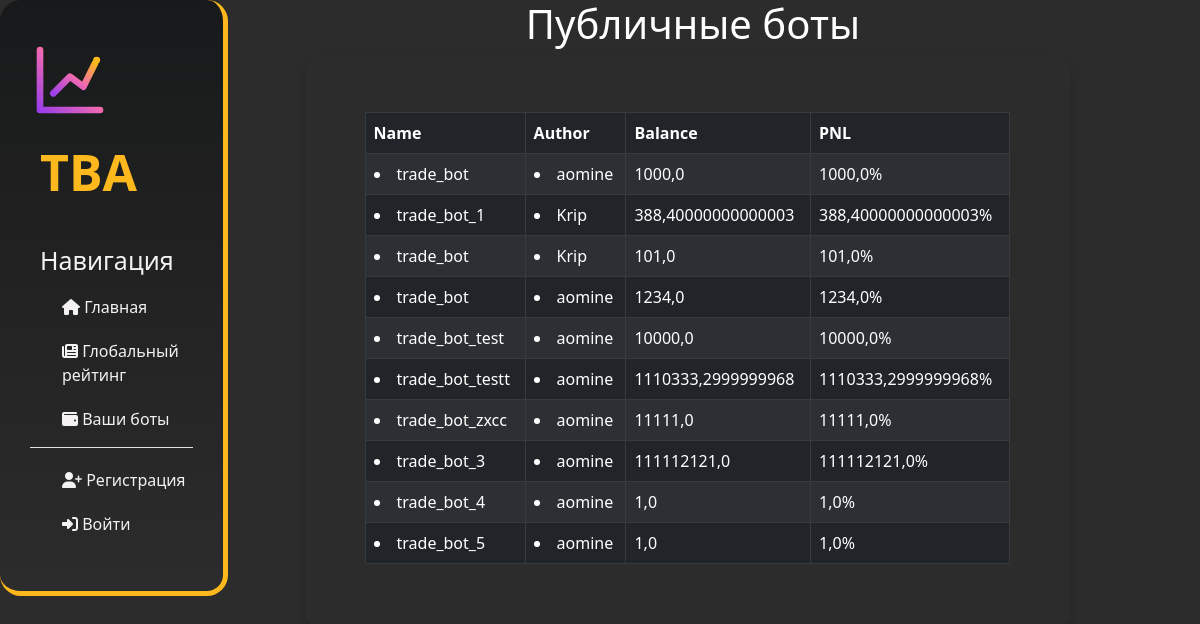
Before: /bot/ranking/ with the older database file.
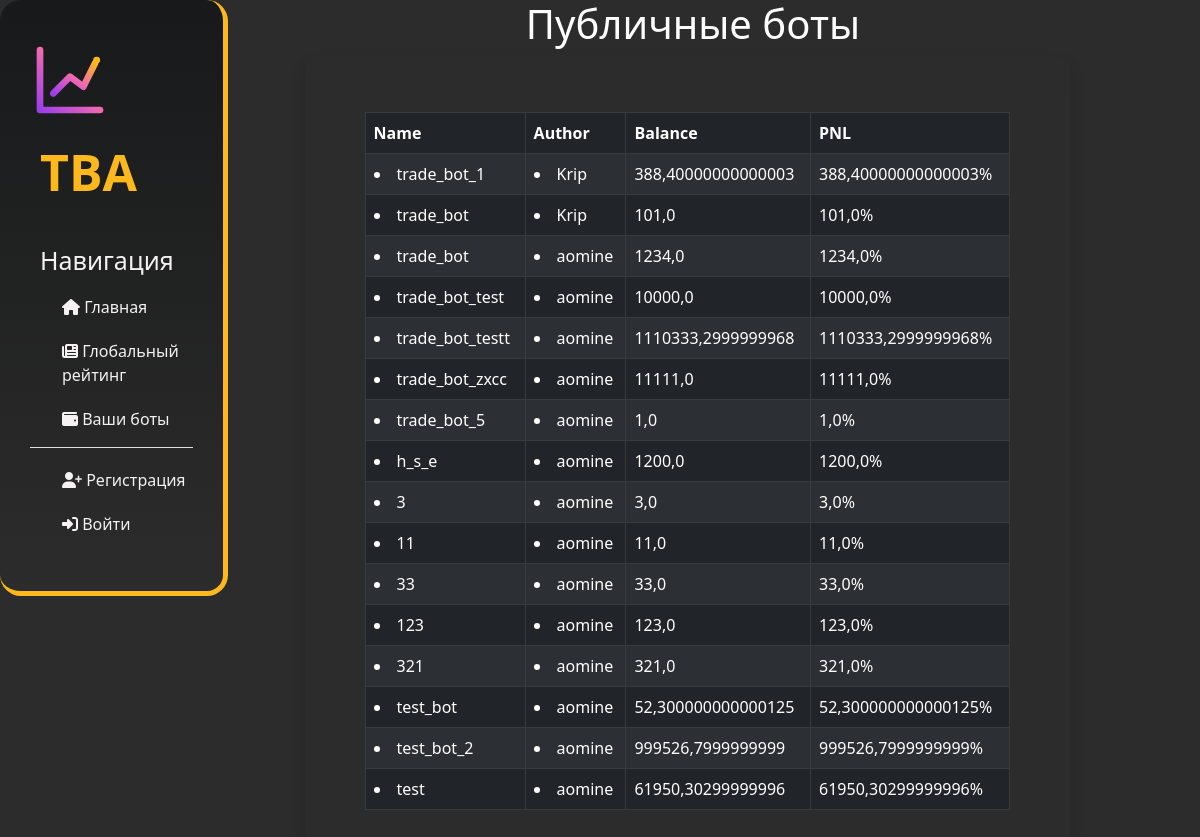
After: the same page with the newer database file.
### bot/models.py (models this page shows, shortened)
class Bot(models.Model):
    user_id = models.IntegerField()
    bot_name = models.CharField(max_length=255, default='trade_bot')
    token = models.CharField(max_length=255, default='key')
    is_public = models.BooleanField(default=True)
    balance = models.FloatField()
    base_balance = models.FloatField()
    amount_BNBBUSD = models.IntegerField(default=0)
    amount_BTCBUSD = models.IntegerField(default=0)
    amount_ETHBUSD = models.IntegerField(default=0)
    amount_LTCBUSD = models.IntegerField(default=0)
    amount_TRXBUSD = models.IntegerField(default=0)
    amount_XRPBUSD = models.IntegerField(default=0)

### bot_ui/views.py (the view)
# urls.py: path('ranking/', AllBotListView.as_view(), name='ranking'),
class AllBotListView(ListView):
    model = Bot
    template_name = 'ranking.html'
    context_object_name = 'bots'
    def get_queryset(self):
        bots = Bot.objects.filter(is_public=True)
        for bot in bots:
            user = User.objects.get(id=bot.user_id)
            bot.user_name = user.username
        return bots

### templates/ranking.html (shortened to what this page needs)
{% extends 'layout.html' %}
{% load static %}
{% load django_template_maths %}
{% block content %}
    <div class="col-14 container">
        <h1 class="text-center text-white">
        </h1>
        <div class="container">
            <div class="row mt-10">
                <div class="shadow col-lg-10 p-5 text-white rounded-4 mx-auto">
                    <link rel="stylesheet" href="https://cdn.datatables.net/1.10.22/css/dataTables.bootstrap4.min.css">
                    </head>
                    <div class="container" style="width:100%" ;>
                        {% if bots %}
                            <table id="example" class="table table-striped
            table-bordered table-dark"
                                   style="width:100%; color:white;">
                                <thead>
                                <tr>
                                    <th scope="col">Name</th>
                                    <th scope="col">Author</th>
                                    <th scope="col">Balance</th>
                                    <th scope="col">PNL</th>
                                </tr>
                                </thead>
                                <tbody>
                                {% for bots_i in bots %}
                                    <tr>
                                        <td>
                                            <li>{{ bots_i.bot_name }}</li>
                                        </td>
                                        <td>
                                        <a class="nav-link" href="{% url 'profile' bots_i.user_id %}">
                                            <li>{{ bots_i.user_name }}</li>
                                        </a>
                                        </td>
                                        <td>{{ bots_i.balance|add_decimal:2 }}</td>
                                        <td>{{ bots_i.balance|percent_of_number:bots_i.base_balance|add_decimal:2|sub:100 }}%</td>
                                    </tr>
                                {% endfor %}
                                </tbody>
                            </table>
                        {% else %}
                            <h4 class="text-white text-center my-5"> Пока нет публичных ботов :c </h4>
                        {% endif %}
                    </div>
                </div>
            </div>
        </div>
    </div>
{% endblock content %}

### templates/layout.html (shortened to what this page needs)
{% load static %}
<!doctype html>
<html lang="ru">
<head>
    <link rel="stylesheet" href="https://cdn.jsdelivr.net/npm/bootstrap@5.2.3/dist/css/bootstrap.min.css"
>
    <link rel="stylesheet" href="{% static '/main/css/main.css' %}">
    <link rel="stylesheet" href="https://use.fontawesome.com/releases/v6.2.1/css/all.css">
</head>
<body>
<aside>
    <a href="{% url 'home' %}" style="text-decoration: none;">
        <img src="{% static '/main/img/chart-line-alt-1-svgrepo-com.svg' %}" alt="лого" height="100" width="100"/>
        <span class="logo">TBA</span>
    </a>
    <h3>Навигация</h3>
    <ul>
        <a href="{% url 'home' %}">
            <li><i class="fa-solid fa-house"></i> Главная</li>
        </a>
        <a href="{% url 'ranking' %}">
            <li><i class="fa-solid fa-newspaper"></i> Глобальный рейтинг</li>
        </a>
        <a href="{% url 'bots_list' %}">
            <li><i class="fa-solid fa-wallet"></i> Ваши боты</li>
        </a>
    </ul>
    <div>
        <ul>
            {% if request.user.is_authenticated %}
                <a class="nav-link" href="{% url 'userprofile' request.user.id %}">
                    <li><i class="fa-sharp fa-solid fa-user"></i> Профиль</li>
                </a>
                <a href="{% url 'logout' %}">
                    <li><i class="fa-solid fa-arrow-right-from-bracket"></i> Выйти</li>
                </a>
            {% else %}
                <a class="nav-link" href="{% url 'signup' %}">
                    <li><i class="fa-solid fa-user-plus"></i> Регистрация</li>
                </a>
                <a href="{% url 'login' %}">
                    <li><i class="fa-solid fa-right-to-bracket"></i> Войти</li>
                </a>
            {% endif %}
        </ul>
    </div>
</aside>
<main>
    {% block content %}
    {% endblock %}
</main>
</body>
</html>

### static/main/css/main.css (style rules this page uses)
body { background: #2c2c2c; }
aside { float: left; width: 19%; padding: 2.5%; height: 100%; color: #f3f1f1; border-right: 5px solid #fdb81e; border-bottom: 5px solid #fdb81e; background: linear-gradient(#18191a, #2c2c2c); backdrop-filter: blur(20px); -webkit-backdrop-filter: blur(20px); border-radius: 21px; }
aside img { width: 80px; float: left; }
aside .logo { color: #fdb81e; font-size: 50px; margin-left: 10px; font-weight: bold; position: relative; top: 5px; }
aside h3 { color: #f3f1f1; margin-top: 40px; font-size: 25px; margin-left: 10px; }
aside ul { list-style: none; }
aside ul li { color: #f3f1f1; display: block; margin-top: 20px; transition: transform .6s ease; }
aside ul a { text-decoration: none; }
aside div { border-top: 1px solid #e0e0e0; margin-bottom: 25px; float: end; }

Changed rows visible on the page:
removed Bot: bot_name "trade_bot", user_name "aomine", balance|add_decimal "1000,0", balance|percent_of_number "1000,0"
removed Bot: bot_name "trade_bot_3", user_name "aomine", balance|add_decimal "111112121,0", balance|percent_of_number "111112121,0"
removed Bot: bot_name "trade_bot_4", user_name "aomine", balance|add_decimal "1,0", balance|percent_of_number "1,0"
added Bot: bot_name "h_s_e", user_name "aomine", balance|add_decimal "1200,0", balance|percent_of_number "1200,0"
added Bot: bot_name "3", user_name "aomine", balance|add_decimal "3,0", balance|percent_of_number "3,0"
added Bot: bot_name "11", user_name "aomine", balance|add_decimal "11,0", balance|percent_of_number "11,0"
added Bot: bot_name "33", user_name "aomine", balance|add_decimal "33,0", balance|percent_of_number "33,0"
added Bot: bot_name "123", user_name "aomine", balance|add_decimal "123,0", balance|percent_of_number "123,0"
added Bot: bot_name "321", user_name "aomine", balance|add_decimal "321,0", balance|percent_of_number "321,0"
added Bot: bot_name "test_bot", user_name "aomine", balance|add_decimal "52,300000000000125", balance|percent_of_number "52,300000000000125"
added Bot: bot_name "test_bot_2", user_name "aomine", balance|add_decimal "999526,7999999999", balance|percent_of_number "999526,7999999999"
added Bot: bot_name "test", user_name "aomine", balance|add_decimal "61950,30299999996", balance|percent_of_number "61950,30299999996"
